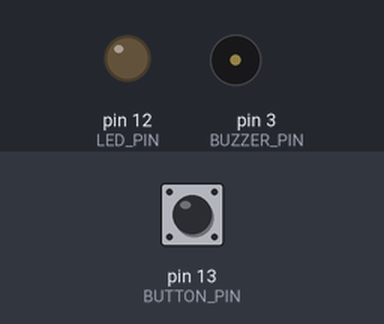
Bench run of a sketch on a simulated Arduino Uno, built with avr-gcc and run on an emulated ATmega328P. Parts: output pins drawn as LEDs (lit = HIGH), buzzer (waves = sounding). Dashed ring = blinking. The test bench sets the inputs (shaded band); at power-on: pin 13 (BUTTON_PIN) HIGH.

Above: at 1.2 s.
1.3 s: pin 13 (BUTTON_PIN) pulled LOW for 0.15 s
At 1.7 s:
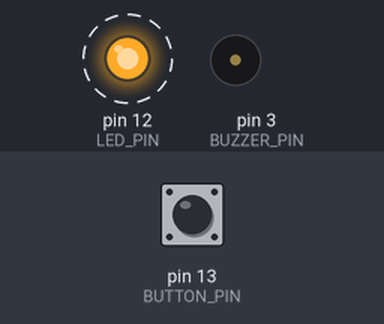
4.4 s: pin 13 (BUTTON_PIN) pulled LOW for 1 s
At 4.8 s:
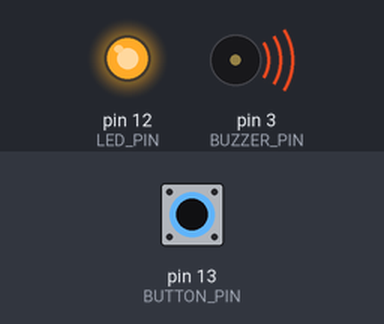
6.9 s: pin 13 (BUTTON_PIN) pulled LOW for 0.15 s
At 7.81 s:
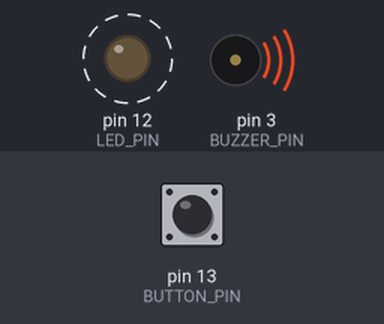
Timing chart, 0 to 19.0 s (numbered marks = the images above; inputs shaded):
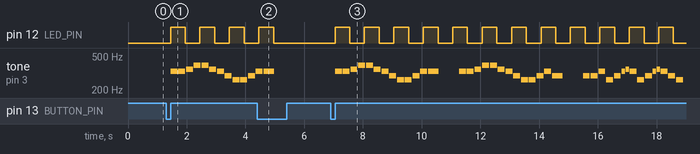

The sketch:

sound_demo.ino
```cpp
#define NOTE_B0  31
#define NOTE_C1  33
#define NOTE_CS1 35
#define NOTE_D1  37
#define NOTE_DS1 39
#define NOTE_E1  41
#define NOTE_F1  44
#define NOTE_FS1 46
#define NOTE_G1  49
#define NOTE_GS1 52
#define NOTE_A1  55
#define NOTE_AS1 58
#define NOTE_B1  62
#define NOTE_C2  65
#define NOTE_CS2 69
#define NOTE_D2  73
#define NOTE_DS2 78
#define NOTE_E2  82
#define NOTE_F2  87
#define NOTE_FS2 93
#define NOTE_G2  98
#define NOTE_GS2 104
#define NOTE_A2  110
#define NOTE_AS2 117
#define NOTE_B2  123
#define NOTE_C3  131
#define NOTE_CS3 139
#define NOTE_D3  147
#define NOTE_DS3 156
#define NOTE_E3  165
#define NOTE_F3  175
#define NOTE_FS3 185
#define NOTE_G3  196
#define NOTE_GS3 208
#define NOTE_A3  220
#define NOTE_AS3 233
#define NOTE_B3  247
#define NOTE_C4  262
#define NOTE_CS4 277
#define NOTE_D4  294
#define NOTE_DS4 311
#define NOTE_E4  330
#define NOTE_F4  349
#define NOTE_FS4 370
#define NOTE_G4  392
#define NOTE_GS4 415
#define NOTE_A4  440
#define NOTE_AS4 466
#define NOTE_B4  494
#define NOTE_C5  523
#define NOTE_CS5 554
#define NOTE_D5  587
#define NOTE_DS5 622
#define NOTE_E5  659
#define NOTE_F5  698
#define NOTE_FS5 740
#define NOTE_G5  784
#define NOTE_GS5 831
#define NOTE_A5  880
#define NOTE_AS5 932
#define NOTE_B5  988
#define NOTE_C6  1047
#define NOTE_CS6 1109
#define NOTE_D6  1175
#define NOTE_DS6 1245
#define NOTE_E6  1319
#define NOTE_F6  1397
#define NOTE_FS6 1480
#define NOTE_G6  1568
#define NOTE_GS6 1661
#define NOTE_A6  1760
#define NOTE_AS6 1865
#define NOTE_B6  1976
#define NOTE_C7  2093
#define NOTE_CS7 2217
#define NOTE_D7  2349
#define NOTE_DS7 2489
#define NOTE_E7  2637
#define NOTE_F7  2794
#define NOTE_FS7 2960
#define NOTE_G7  3136
#define NOTE_GS7 3322
#define NOTE_A7  3520
#define NOTE_AS7 3729
#define NOTE_B7  3951
#define NOTE_C8  4186
#define NOTE_CS8 4435
#define NOTE_D8  4699
#define NOTE_DS8 4978
#define REST 0

int alarm_melody[] = {
  NOTE_E4,4,  NOTE_E4,4,  NOTE_F4,4,  NOTE_G4,4,//1
  NOTE_G4,4,  NOTE_F4,4,  NOTE_E4,4,  NOTE_D4,4,
  NOTE_C4,4,  NOTE_C4,4,  NOTE_D4,4,  NOTE_E4,4,
  NOTE_E4,-4, REST,8,  REST,2,

  NOTE_E4,4,  NOTE_E4,4,  NOTE_F4,4,  NOTE_G4,4,//4
  NOTE_G4,4,  NOTE_F4,4,  NOTE_E4,4,  NOTE_D4,4,
  NOTE_C4,4,  NOTE_C4,4,  NOTE_D4,4,  NOTE_E4,4,
  NOTE_D4,-4,  REST,8,  REST,2,

  NOTE_D4,4,  NOTE_D4,4,  NOTE_E4,4,  NOTE_C4,4,//8
  NOTE_D4,4,  NOTE_E4,8,  NOTE_F4,8,  NOTE_E4,4, NOTE_C4,4,
  NOTE_D4,4,  NOTE_E4,8,  NOTE_F4,8,  NOTE_E4,4, NOTE_D4,4,
  NOTE_C4,4,  REST,4,  REST,2,

  NOTE_E4,4,  NOTE_E4,4,  NOTE_F4,4,  NOTE_G4,4,//12
  NOTE_G4,4,  NOTE_F4,4,  NOTE_E4,4,  NOTE_D4,4,
  NOTE_C4,4,  NOTE_C4,4,  NOTE_D4,4,  NOTE_E4,4,
  NOTE_D4,-4,  REST,8,  REST,2
};

int full_melody[] = {
  NOTE_E4,4,  NOTE_E4,4,  NOTE_F4,4,  NOTE_G4,4,//1
  NOTE_G4,4,  NOTE_F4,4,  NOTE_E4,4,  NOTE_D4,4,
  NOTE_C4,4,  NOTE_C4,4,  NOTE_D4,4,  NOTE_E4,4,
  NOTE_E4,-4, NOTE_D4,8,  NOTE_D4,2,

  NOTE_E4,4,  NOTE_E4,4,  NOTE_F4,4,  NOTE_G4,4,//4
  NOTE_G4,4,  NOTE_F4,4,  NOTE_E4,4,  NOTE_D4,4,
  NOTE_C4,4,  NOTE_C4,4,  NOTE_D4,4,  NOTE_E4,4,
  NOTE_D4,-4,  NOTE_C4,8,  NOTE_C4,2,

  NOTE_D4,4,  NOTE_D4,4,  NOTE_E4,4,  NOTE_C4,4,//8
  NOTE_D4,4,  NOTE_E4,8,  NOTE_F4,8,  NOTE_E4,4, NOTE_C4,4,
  NOTE_D4,4,  NOTE_E4,8,  NOTE_F4,8,  NOTE_E4,4, NOTE_D4,4,
  NOTE_C4,4,  NOTE_D4,4,  NOTE_G3,2,

  NOTE_E4,4,  NOTE_E4,4,  NOTE_F4,4,  NOTE_G4,4,//12
  NOTE_G4,4,  NOTE_F4,4,  NOTE_E4,4,  NOTE_D4,4,
  NOTE_C4,4,  NOTE_C4,4,  NOTE_D4,4,  NOTE_E4,4,
  NOTE_D4,-4,  NOTE_C4,8,  NOTE_C4,2
};


#include <Pushbutton.h>

#define BUTTON_PIN 13
#define LED_PIN 12
#define BUZZER_PIN 3

Pushbutton button(BUTTON_PIN);


unsigned long lastblink_time, time_since_last_blink;
int led_state = LOW;
int time_between_blinks = 500;


unsigned long time_since_last_note, lastnote_time, time_between_notes;
int note_time, divider;
int note_counter = 0;
int note_time_counter = 1;

int tempo=228;
int wholenote = (60000 * 4) / tempo;
int notes=sizeof(alarm_melody)/sizeof(alarm_melody[0])/2;

bool pause_done = false;

bool run_alarm = false;


int state = 0;

void setup() {
    pinMode(LED_PIN, OUTPUT);
    Serial.begin(9600);
}


void loop() {
    unsigned long tot_time_passed = millis();
    if(button.getSingleDebouncedRelease()){
        if(state==0){
            state = 1;
        }
        else if(state==1){
            state = 2;
            digitalWrite(LED_PIN, LOW);
        }
        else{
            state = 0;
            digitalWrite(LED_PIN, LOW);
            noTone(BUZZER_PIN);
        }
    }

    if(state==0){
      return;
    }
    else if(state==1){
        time_since_last_blink = tot_time_passed - lastblink_time;
        time_since_last_note = tot_time_passed - lastnote_time;
        if (time_since_last_blink > time_between_blinks) {
            lastblink_time = tot_time_passed;
            if (led_state == LOW) {
                led_state = HIGH;
            }
            else {
                led_state = LOW;
            }
            digitalWrite(LED_PIN, led_state);
        }

        if(time_since_last_note > (time_between_notes * 0.9)){
            noTone(BUZZER_PIN);
        }
        if(time_since_last_note > time_between_notes){
            lastnote_time = tot_time_passed;
            divider = alarm_melody[note_time_counter];
            if (divider > 0) {
                time_between_notes = (wholenote) / divider;
            }
            else if (divider < 0) {
                time_between_notes = (wholenote) / abs(divider);
                time_between_notes *= 1.5;
            }
            if(alarm_melody[note_counter] == REST){noTone(BUZZER_PIN);}
            else{tone(BUZZER_PIN, alarm_melody[note_counter]);}
            note_counter = note_counter + 2;
            note_time_counter = note_time_counter + 2;
            if(note_counter == 124){
                note_counter = 0;
                note_time_counter = 1;
            }
        }
    }
    else if(state==2){
        time_since_last_note = tot_time_passed - lastnote_time;
        if(time_since_last_note > (time_between_notes * 0.9)){
            noTone(BUZZER_PIN);
        }
        if(time_since_last_note > time_between_notes){
            lastnote_time = tot_time_passed;
            divider = full_melody[note_time_counter];
            if (divider > 0) {
                time_between_notes = (wholenote) / divider;
            }
            else if (divider < 0) {
                time_between_notes = (wholenote) / abs(divider);
                time_between_notes *= 1.5;
            }
            if(full_melody[note_counter] == REST){noTone(BUZZER_PIN);}
            else{tone(BUZZER_PIN, full_melody[note_counter]);}
            note_counter = note_counter + 2;
            note_time_counter = note_time_counter + 2;
            if(note_counter == 32 || note_counter == 62 || note_counter == 96 || note_counter == 126){
              state = 0;
              note_counter = 0;
              note_time_counter = 1;
              digitalWrite(LED_PIN, LOW);
              noTone(BUZZER_PIN);
            }
        }
        return;
    }
}
```

Measured:
- after the input at 1.3 s, pin 12 (LED_PIN): alternates HIGH for 0.50 s and LOW for 0.50 s, starting after 0.15 s; tone on pin 3 (BUZZER_PIN): plays 330 Hz for 0.24 s, 330 Hz for 0.24 s, 349 Hz for 0.24 s, 392 Hz for 0.24 s, 392 Hz for 0.24 s, 349 Hz for 0.24 s … (12 notes in this stretch), starting after 0.15 s
- after the input at 4.4 s, pin 12 (LED_PIN): goes on until 5.0 s, then stays LOW; tone on pin 3 (BUZZER_PIN): goes on until 5.0 s, then stays silent
- after the input at 6.9 s, pin 12 (LED_PIN): alternates HIGH for 0.50 s and LOW for 0.50 s, starting after 0.15 s; tone on pin 3 (BUZZER_PIN): plays 330 Hz for 0.24 s, 330 Hz for 0.24 s, 349 Hz for 0.24 s, 392 Hz for 0.24 s, 392 Hz for 0.24 s, 349 Hz for 0.24 s … (41 notes in this stretch), starting after 0.15 s
